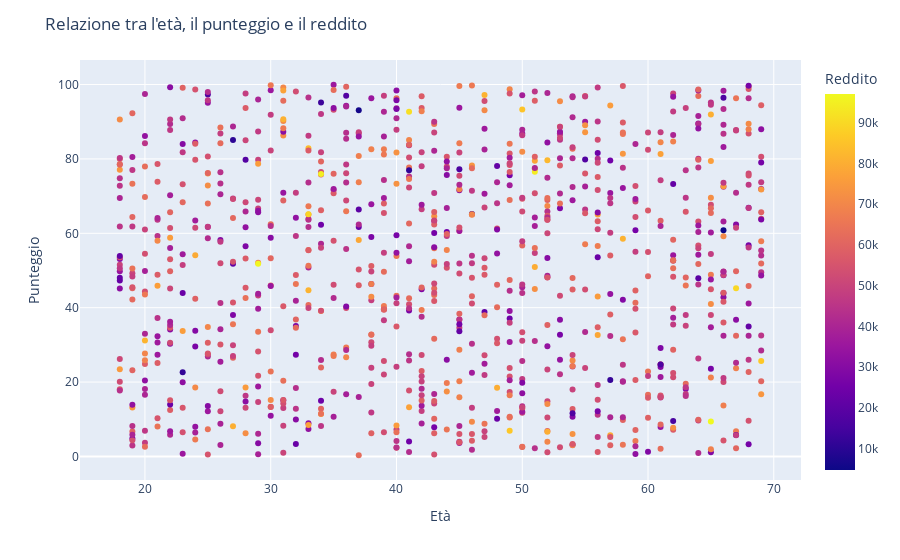

Source (notebook cell):
### Code cell
import pandas as pd
import numpy as np
import matplotlib.pyplot as plt
import seaborn as sns
import plotly.express as px
#Dati puramente casuali a solo scopo scientifico
np.random.seed(42)#il seme (il seed) serve per rendere i risultati casuali riproducibili ogni volta, se cambiassi il numero 42 cambierei il seme e cambiarei quindi anche la casualità del seme stesso
data={
    'Età': np.random.randint(18, 70, size=1000),
    'Genere': np.random.choice(['Maschio', 'Femmina'], size=1000),
    'Punteggio': np.random.uniform(0, 100, size=1000),
    'Reddito': np.random.normal(50000, 15000, size=1000)
}
df=pd.DataFrame(data)
#Istogramma dell'età
plt.figure(figsize=(10, 6))
sns.histplot(df['Età'], kde=True)#kde impostato su True mostra le barre più chiare, mentre su False più scure, si tratta soltanto di un effeto grafico
plt.title('Distribuzione dell\'età')
plt.xlabel('Età')
plt.ylabel('Frequenza')
plt.show()
#Grafico a barre del genere
plt.figure(figsize=(10, 6))
sns.countplot(x='Genere', data=df)
plt.title('Conteggio per genere')
plt.xlabel('Genere')
plt.ylabel('Conteggio')
plt.show()
#Scatter plot dell'età vs punteggio
plt.figure(figsize=(10, 6))
sns.scatterplot(x='Età', y='Punteggio', data=df)
plt.title("Relazione tra l'età e il punteggio")
plt.xlabel('Età')
plt.ylabel('Punteggio')
plt.show()
#Box plot del reddito per genere
plt.figure(figsize=(10, 6))
sns.boxplot(x='Genere', y='Reddito', data=df)
plt.title('Distribuzione del reddito per genere')
plt.xlabel('Genere')
plt.ylabel('Reddito')
plt.show()
#Violin plot del reddito per genere
plt.figure(figsize=(10, 6))
sns.violinplot(x='Genere', y='Reddito', data=df)
plt.title('Distribuzione del reddito per genere')
plt.xlabel('Genere')
plt.ylabel('Reddito')
plt.show()
#Plotly Scatter Plot dell'età, punteggio e reddito
fig = px.scatter(df, x='Età', y='Punteggio', color='Reddito', hover_data=['Genere'])
fig.update_layout(title="Relazione tra l'età, il punteggio e il reddito", xaxis_title='Età', yaxis_title='Punteggio')
fig.show()

### Figure 1 — Plotly figure (JSON) as saved in the notebook; plotly's stock layout.template omitted (floating-point values rounded to 4 significant figures; data arrays with more than 128 entries replaced by an {"elided": "..."} marker saying what was removed)
{"data": [{"customdata": {"elided": "1000x1 str values"}, "hovertemplate": "Età=%{x}<br>Punteggio=%{y}<br>Genere=%{customdata[0]}<br>Reddito=%{marker.color}<extra></extra>", "legendgroup": "", "marker": {"color": {"elided": "1000 float values"}, "coloraxis": "coloraxis", "symbol": "circle"}, "mode": "markers", "name": "", "orientation": "v", "showlegend": false, "type": "scatter", "x": {"elided": "1000 int values"}, "xaxis": "x", "y": {"elided": "1000 float values"}, "yaxis": "y"}], "layout": {"coloraxis": {"colorbar": {"title": {"text": "Reddito"}}, "colorscale": [[0, "#0d0887"], [0.1111, "#46039f"], [0.2222, "#7201a8"], [0.3333, "#9c179e"], [0.4444, "#bd3786"], [0.5556, "#d8576b"], [0.6667, "#ed7953"], [0.7778, "#fb9f3a"], [0.8889, "#fdca26"], [1, "#f0f921"]]}, "legend": {"tracegroupgap": 0}, "margin": {"t": 60}, "title": {"text": "Relazione tra l'età, il punteggio e il reddito"}, "xaxis": {"anchor": "y", "domain": [0, 1], "title": {"text": "Età"}}, "yaxis": {"anchor": "x", "domain": [0, 1], "title": {"text": "Punteggio"}}}}
